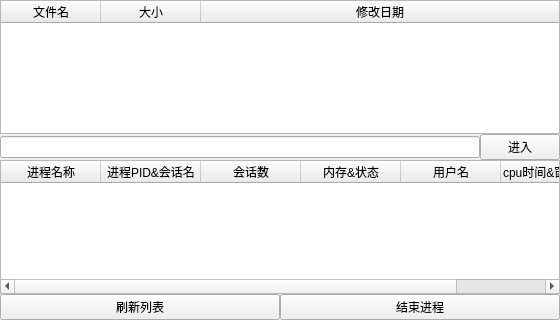
<?xml version="1.0" encoding="UTF-8"?>
<ui version="4.0">
 <class>ControlWindow</class>
 <widget class="QMainWindow" name="ControlWindow">
  <property name="geometry">
   <rect>
    <x>0</x>
    <y>0</y>
    <width>560</width>
    <height>320</height>
   </rect>
  </property>
  <property name="mouseTracking">
   <bool>true</bool>
  </property>
  <property name="windowTitle">
   <string>MainWindow</string>
  </property>
  <widget class="QWidget" name="centralwidget">
   <property name="mouseTracking">
    <bool>true</bool>
   </property>
   <layout class="QVBoxLayout" name="verticalLayout">
    <property name="spacing">
     <number>0</number>
    </property>
    <property name="margin">
     <number>0</number>
    </property>
    <item>
     <widget class="QWidget" name="file_widget" native="true">
      <layout class="QVBoxLayout" name="verticalLayout_2">
       <property name="spacing">
        <number>0</number>
       </property>
       <property name="margin">
        <number>0</number>
       </property>
       <item>
        <widget class="QTableWidget" name="tableWidget_file">
         <property name="selectionBehavior">
          <enum>QAbstractItemView::SelectRows</enum>
         </property>
         <attribute name="horizontalHeaderCascadingSectionResizes">
          <bool>false</bool>
         </attribute>
         <attribute name="horizontalHeaderShowSortIndicator" stdset="0">
          <bool>false</bool>
         </attribute>
         <attribute name="horizontalHeaderStretchLastSection">
          <bool>true</bool>
         </attribute>
         <attribute name="verticalHeaderStretchLastSection">
          <bool>false</bool>
         </attribute>
         <column>
          <property name="text">
           <string>文件名</string>
          </property>
         </column>
         <column>
          <property name="text">
           <string>大小</string>
          </property>
         </column>
         <column>
          <property name="text">
           <string>修改日期</string>
          </property>
         </column>
        </widget>
       </item>
       <item>
        <layout class="QHBoxLayout" name="horizontalLayout_2">
         <property name="spacing">
          <number>0</number>
         </property>
         <item>
          <widget class="QLineEdit" name="lineEdit_file">
           <property name="mouseTracking">
            <bool>false</bool>
           </property>
          </widget>
         </item>
         <item>
          <widget class="QPushButton" name="enterButton">
           <property name="toolTip">
            <string>Enter</string>
           </property>
           <property name="text">
            <string>进入</string>
           </property>
           <property name="shortcut">
            <string>Return</string>
           </property>
          </widget>
         </item>
        </layout>
       </item>
      </layout>
     </widget>
    </item>
    <item>
     <widget class="QWidget" name="process_widget" native="true">
      <layout class="QVBoxLayout" name="verticalLayout_3">
       <property name="spacing">
        <number>0</number>
       </property>
       <property name="margin">
        <number>0</number>
       </property>
       <item>
        <widget class="QTableWidget" name="tableWidget">
         <property name="mouseTracking">
          <bool>false</bool>
         </property>
         <property name="selectionBehavior">
          <enum>QAbstractItemView::SelectRows</enum>
         </property>
         <attribute name="horizontalHeaderShowSortIndicator" stdset="0">
          <bool>false</bool>
         </attribute>
         <attribute name="horizontalHeaderStretchLastSection">
          <bool>true</bool>
         </attribute>
         <attribute name="verticalHeaderCascadingSectionResizes">
          <bool>false</bool>
         </attribute>
         <attribute name="verticalHeaderShowSortIndicator" stdset="0">
          <bool>false</bool>
         </attribute>
         <attribute name="verticalHeaderStretchLastSection">
          <bool>false</bool>
         </attribute>
         <column>
          <property name="text">
           <string>进程名称</string>
          </property>
         </column>
         <column>
          <property name="text">
           <string>进程PID&amp;会话名</string>
          </property>
         </column>
         <column>
          <property name="text">
           <string>会话数</string>
          </property>
         </column>
         <column>
          <property name="text">
           <string>内存&amp;状态</string>
          </property>
         </column>
         <column>
          <property name="text">
           <string>用户名</string>
          </property>
         </column>
         <column>
          <property name="text">
           <string>cpu时间&amp;窗口标题</string>
          </property>
          <property name="textAlignment">
           <set>AlignJustify|AlignVCenter</set>
          </property>
         </column>
        </widget>
       </item>
       <item>
        <layout class="QHBoxLayout" name="horizontalLayout">
         <property name="spacing">
          <number>0</number>
         </property>
         <item>
          <widget class="QPushButton" name="refreshButton">
           <property name="mouseTracking">
            <bool>false</bool>
           </property>
           <property name="text">
            <string>刷新列表</string>
           </property>
           <property name="icon">
            <iconset resource="images.qrc">
             <normaloff>:/actions/icons/refresh.png</normaloff>:/actions/icons/refresh.png</iconset>
           </property>
           <property name="iconSize">
            <size>
             <width>20</width>
             <height>16</height>
            </size>
           </property>
          </widget>
         </item>
         <item>
          <widget class="QPushButton" name="killButton">
           <property name="mouseTracking">
            <bool>false</bool>
           </property>
           <property name="text">
            <string>结束进程</string>
           </property>
           <property name="icon">
            <iconset resource="images.qrc">
             <normaloff>:/actions/icons/killpocess.png</normaloff>:/actions/icons/killpocess.png</iconset>
           </property>
           <property name="iconSize">
            <size>
             <width>20</width>
             <height>16</height>
            </size>
           </property>
          </widget>
         </item>
        </layout>
       </item>
      </layout>
     </widget>
    </item>
   </layout>
  </widget>
  <action name="action_sendFile">
   <property name="icon">
    <iconset resource="images.qrc">
     <normaloff>:/actions/icons/sendfile.png</normaloff>:/actions/icons/sendfile.png</iconset>
   </property>
   <property name="text">
    <string>传文件</string>
   </property>
   <property name="toolTip">
    <string>传文件</string>
   </property>
  </action>
  <action name="action_shutdown">
   <property name="icon">
    <iconset resource="images.qrc">
     <normaloff>:/actions/icons/shutdown.png</normaloff>:/actions/icons/shutdown.png</iconset>
   </property>
   <property name="text">
    <string>一键关机</string>
   </property>
   <property name="toolTip">
    <string>关闭对方计算机</string>
   </property>
  </action>
  <action name="action_process">
   <property name="checkable">
    <bool>true</bool>
   </property>
   <property name="icon">
    <iconset resource="images.qrc">
     <normaloff>:/actions/icons/process.png</normaloff>:/actions/icons/process.png</iconset>
   </property>
   <property name="text">
    <string>进程管理</string>
   </property>
   <property name="toolTip">
    <string>管理远程计算机进程</string>
   </property>
  </action>
  <action name="action_fullScreen">
   <property name="icon">
    <iconset resource="images.qrc">
     <normaloff>:/actions/icons/fullscreen.png</normaloff>:/actions/icons/fullscreen.png</iconset>
   </property>
   <property name="text">
    <string>全屏显示</string>
   </property>
   <property name="toolTip">
    <string>最大化显示</string>
   </property>
  </action>
  <action name="action_unlock">
   <property name="checkable">
    <bool>true</bool>
   </property>
   <property name="icon">
    <iconset resource="images.qrc">
     <normaloff>:/actions/icons/unlock.png</normaloff>:/actions/icons/unlock.png</iconset>
   </property>
   <property name="text">
    <string>解锁</string>
   </property>
   <property name="toolTip">
    <string>自动隐藏工具栏</string>
   </property>
  </action>
 </widget>
 <resources>
  <include location="images.qrc"/>
 </resources>
 <connections/>
</ui>
